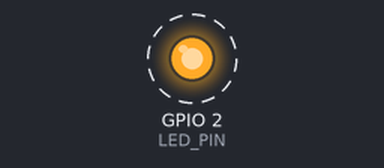
A sketch run on a simulated ESP8266 (NodeMCU). Shown: output pins drawn as LEDs (lit = HIGH). Dashed ring = blinking. WiFi joins after 1.5 s; servers stay silent unless stated; what the sketch prints to the serial monitor is not drawn.

Above: at 1.7 s.
Timing chart, 0 to 4.5 s (numbered marks = the images above):
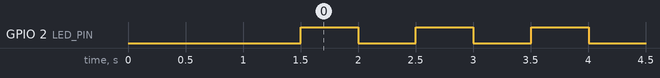

The sketch:

OTA_teste_pisca.ino
```cpp
#include <Arduino.h>
#include <ESP8266WiFi.h>
#include <ArduinoOTA.h>

const char* ssid = "Shaolin";
const char* password = "12345678";

constexpr uint8_t LED_PIN = LED_BUILTIN;
constexpr unsigned long INTERVALO_LED = 500;  // troca a cada 500 ms = 1 pisca/s

unsigned long ultimoTempoLed = 0;
bool estadoLed = false;

void setup() {
    Serial.begin(115200);

    pinMode(LED_PIN, OUTPUT);
    digitalWrite(LED_PIN, LOW);

    WiFi.mode(WIFI_STA);
    WiFi.begin(ssid, password);

    while (WiFi.status() != WL_CONNECTED) {
        delay(500);
    }

    ArduinoOTA.setHostname("esp-ota-teste");

    ArduinoOTA.onStart([]() {
        Serial.println("OTA iniciado");
    });

    ArduinoOTA.onProgress([](unsigned int progress, unsigned int total) {
        Serial.printf("Progresso: %u%%\r",
                      static_cast<unsigned int>(
                          (static_cast<uint64_t>(progress) * 100U) / total
                      ));
    });

    ArduinoOTA.onEnd([]() {
        Serial.println("\nOTA concluído");
    });

    ArduinoOTA.onError([](ota_error_t error) {
        Serial.printf("\nErro OTA: %u\n", error);
    });

    ArduinoOTA.begin();

    Serial.print("IP: ");
    Serial.println(WiFi.localIP());
}

void loop() {
    const unsigned long agora = millis();

    if (agora - ultimoTempoLed >= INTERVALO_LED) {
        ultimoTempoLed = agora;
        estadoLed = !estadoLed;
        digitalWrite(LED_PIN, estadoLed ? HIGH : LOW);
    }

    ArduinoOTA.handle();

}
```

Measured:
- by itself, GPIO 2 (LED_PIN): alternates HIGH for 0.50 s and LOW for 0.50 s
